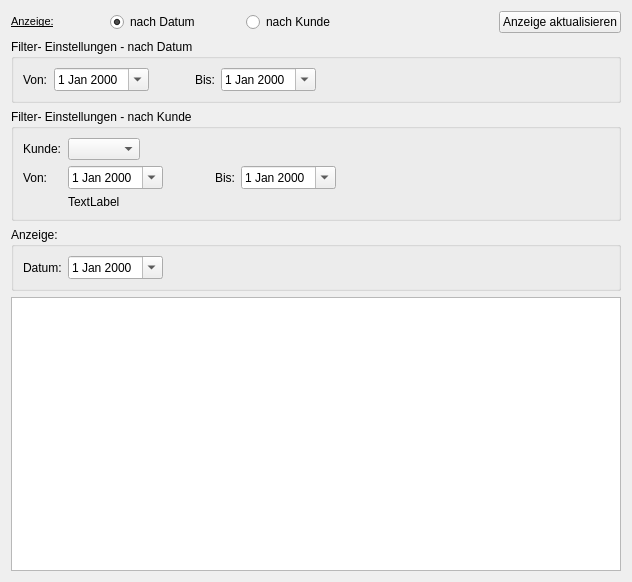
<?xml version="1.0" encoding="UTF-8"?>
<ui version="4.0">
 <class>BackupMonitorListJobs</class>
 <widget class="QWidget" name="BackupMonitorListJobs">
  <property name="geometry">
   <rect>
    <x>0</x>
    <y>0</y>
    <width>632</width>
    <height>582</height>
   </rect>
  </property>
  <property name="minimumSize">
   <size>
    <width>0</width>
    <height>0</height>
   </size>
  </property>
  <property name="maximumSize">
   <size>
    <width>16777215</width>
    <height>16777215</height>
   </size>
  </property>
  <property name="windowTitle">
   <string>Form</string>
  </property>
  <layout class="QVBoxLayout" name="verticalLayout">
   <item>
    <layout class="QHBoxLayout" name="horizontalViewLayout">
     <property name="sizeConstraint">
      <enum>QLayout::SetNoConstraint</enum>
     </property>
     <item>
      <widget class="QLabel" name="labelView">
       <property name="styleSheet">
        <string notr="true"/>
       </property>
       <property name="text">
        <string>&lt;!DOCTYPE HTML PUBLIC &quot;-//W3C//DTD HTML 4.0//EN&quot; &quot;http://www.w3.org/TR/REC-html40/strict.dtd&quot;&gt;
&lt;html&gt;&lt;head&gt;&lt;meta name=&quot;qrichtext&quot; content=&quot;1&quot; /&gt;&lt;style type=&quot;text/css&quot;&gt;
p, li { white-space: pre-wrap; }
&lt;/style&gt;&lt;/head&gt;&lt;body style=&quot; font-family:'MS Shell Dlg 2'; font-size:8.25pt; font-weight:400; font-style:normal;&quot;&gt;
&lt;p style=&quot; margin-top:0px; margin-bottom:0px; margin-left:0px; margin-right:0px; -qt-block-indent:0; text-indent:0px;&quot;&gt;&lt;span style=&quot; text-decoration: underline;&quot;&gt;Anzeige:&lt;/span&gt;&lt;/p&gt;&lt;/body&gt;&lt;/html&gt;</string>
       </property>
      </widget>
     </item>
     <item>
      <spacer name="horizontalSpacer_2">
       <property name="orientation">
        <enum>Qt::Horizontal</enum>
       </property>
       <property name="sizeType">
        <enum>QSizePolicy::Maximum</enum>
       </property>
       <property name="sizeHint" stdset="0">
        <size>
         <width>50</width>
         <height>20</height>
        </size>
       </property>
      </spacer>
     </item>
     <item>
      <widget class="QRadioButton" name="radioViewDate">
       <property name="text">
        <string>nach Datum</string>
       </property>
       <property name="checked">
        <bool>true</bool>
       </property>
      </widget>
     </item>
     <item>
      <spacer name="horizontalSpacer_3">
       <property name="orientation">
        <enum>Qt::Horizontal</enum>
       </property>
       <property name="sizeType">
        <enum>QSizePolicy::Maximum</enum>
       </property>
       <property name="sizeHint" stdset="0">
        <size>
         <width>40</width>
         <height>20</height>
        </size>
       </property>
      </spacer>
     </item>
     <item>
      <widget class="QRadioButton" name="radioViewCustomer">
       <property name="text">
        <string>nach Kunde</string>
       </property>
      </widget>
     </item>
     <item>
      <spacer name="horizontalSpacer">
       <property name="orientation">
        <enum>Qt::Horizontal</enum>
       </property>
       <property name="sizeType">
        <enum>QSizePolicy::Expanding</enum>
       </property>
       <property name="sizeHint" stdset="0">
        <size>
         <width>40</width>
         <height>20</height>
        </size>
       </property>
      </spacer>
     </item>
     <item>
      <widget class="QPushButton" name="pushReload">
       <property name="text">
        <string>Anzeige aktualisieren</string>
       </property>
      </widget>
     </item>
    </layout>
   </item>
   <item>
    <widget class="QGroupBox" name="groupBoxFilterDate">
     <property name="title">
      <string>Filter- Einstellungen - nach Datum</string>
     </property>
     <layout class="QGridLayout" name="gridLayout">
      <item row="0" column="0">
       <widget class="QLabel" name="label_2">
        <property name="text">
         <string>Von:</string>
        </property>
       </widget>
      </item>
      <item row="0" column="2">
       <spacer name="horizontalSpacer_4">
        <property name="orientation">
         <enum>Qt::Horizontal</enum>
        </property>
        <property name="sizeType">
         <enum>QSizePolicy::Maximum</enum>
        </property>
        <property name="sizeHint" stdset="0">
         <size>
          <width>40</width>
          <height>20</height>
         </size>
        </property>
       </spacer>
      </item>
      <item row="0" column="3">
       <widget class="QLabel" name="label_3">
        <property name="text">
         <string>Bis:</string>
        </property>
       </widget>
      </item>
      <item row="0" column="4">
       <widget class="QDateEdit" name="inputDateViewDateTo">
        <property name="calendarPopup">
         <bool>true</bool>
        </property>
       </widget>
      </item>
      <item row="0" column="5">
       <spacer name="horizontalSpacer_5">
        <property name="orientation">
         <enum>Qt::Horizontal</enum>
        </property>
        <property name="sizeHint" stdset="0">
         <size>
          <width>40</width>
          <height>20</height>
         </size>
        </property>
       </spacer>
      </item>
      <item row="0" column="1">
       <widget class="QDateEdit" name="inputDateViewDateFrom">
        <property name="calendarPopup">
         <bool>true</bool>
        </property>
       </widget>
      </item>
     </layout>
    </widget>
   </item>
   <item>
    <widget class="QGroupBox" name="groupBoxFilterCustomer">
     <property name="minimumSize">
      <size>
       <width>0</width>
       <height>0</height>
      </size>
     </property>
     <property name="title">
      <string>Filter- Einstellungen - nach Kunde</string>
     </property>
     <layout class="QGridLayout" name="gridLayout_2">
      <item row="0" column="0">
       <widget class="QLabel" name="label_4">
        <property name="text">
         <string>Kunde:</string>
        </property>
       </widget>
      </item>
      <item row="1" column="0">
       <widget class="QLabel" name="label_5">
        <property name="text">
         <string>Von:</string>
        </property>
       </widget>
      </item>
      <item row="1" column="3">
       <widget class="QLabel" name="label_6">
        <property name="text">
         <string>Bis:</string>
        </property>
       </widget>
      </item>
      <item row="1" column="4">
       <widget class="QDateEdit" name="inputCustomerViewDateTo">
        <property name="calendarPopup">
         <bool>true</bool>
        </property>
       </widget>
      </item>
      <item row="0" column="1" colspan="5">
       <layout class="QHBoxLayout" name="horizontalLayout_2">
        <item>
         <widget class="QComboBox" name="comboCustomers"/>
        </item>
        <item>
         <spacer name="horizontalSpacer_6">
          <property name="orientation">
           <enum>Qt::Horizontal</enum>
          </property>
          <property name="sizeHint" stdset="0">
           <size>
            <width>40</width>
            <height>20</height>
           </size>
          </property>
         </spacer>
        </item>
       </layout>
      </item>
      <item row="1" column="1">
       <widget class="QDateEdit" name="inputCustomerViewDateFrom">
        <property name="calendarPopup">
         <bool>true</bool>
        </property>
       </widget>
      </item>
      <item row="1" column="5">
       <spacer name="horizontalSpacer_7">
        <property name="orientation">
         <enum>Qt::Horizontal</enum>
        </property>
        <property name="sizeHint" stdset="0">
         <size>
          <width>40</width>
          <height>20</height>
         </size>
        </property>
       </spacer>
      </item>
      <item row="1" column="2">
       <spacer name="horizontalSpacer_9">
        <property name="orientation">
         <enum>Qt::Horizontal</enum>
        </property>
        <property name="sizeType">
         <enum>QSizePolicy::Fixed</enum>
        </property>
        <property name="sizeHint" stdset="0">
         <size>
          <width>40</width>
          <height>20</height>
         </size>
        </property>
       </spacer>
      </item>
      <item row="2" column="1">
       <widget class="QLabel" name="label">
        <property name="text">
         <string>TextLabel</string>
        </property>
       </widget>
      </item>
     </layout>
    </widget>
   </item>
   <item>
    <widget class="QGroupBox" name="groupBoxFilterStatusView">
     <property name="minimumSize">
      <size>
       <width>0</width>
       <height>24</height>
      </size>
     </property>
     <property name="title">
      <string>Anzeige:</string>
     </property>
     <layout class="QGridLayout" name="gridLayout_3">
      <item row="0" column="0">
       <widget class="QLabel" name="label_7">
        <property name="text">
         <string>Datum:</string>
        </property>
       </widget>
      </item>
      <item row="0" column="1">
       <widget class="QDateEdit" name="inputStateViewDate">
        <property name="calendarPopup">
         <bool>true</bool>
        </property>
       </widget>
      </item>
      <item row="0" column="2">
       <spacer name="horizontalSpacer_8">
        <property name="orientation">
         <enum>Qt::Horizontal</enum>
        </property>
        <property name="sizeHint" stdset="0">
         <size>
          <width>40</width>
          <height>20</height>
         </size>
        </property>
       </spacer>
      </item>
     </layout>
    </widget>
   </item>
   <item>
    <widget class="QTreeView" name="backupView"/>
   </item>
  </layout>
 </widget>
 <resources/>
 <connections/>
</ui>
